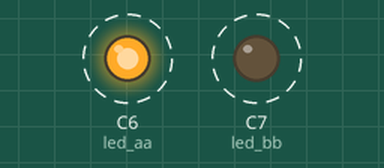
Simulated run of this program. Board: CircuitPython board. On the bench: output pins drawn as LEDs (lit = HIGH). Dashed ring = blinking.

Above: at 0.2 s.
Timing chart, 0 to 3.0 s (numbered marks = the images above):
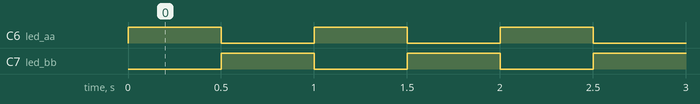

Measured:
- by itself, C6 (led_aa), C7 (led_bb): alternates HIGH for 0.50 s and LOW for 0.50 s

The program:

LED_test.py
```python
# LED GPIO test
import board
import digitalio
import time

led_aa = digitalio.DigitalInOut(board.C6)
led_aa.direction = digitalio.Direction.OUTPUT
led_bb = digitalio.DigitalInOut(board.C7)
led_bb.direction = digitalio.Direction.OUTPUT

while True:
    led_aa.value = True
    led_bb.value = False
    time.sleep(0.5)
    led_aa.value = False
    led_bb.value = True
    time.sleep(0.5)
```
